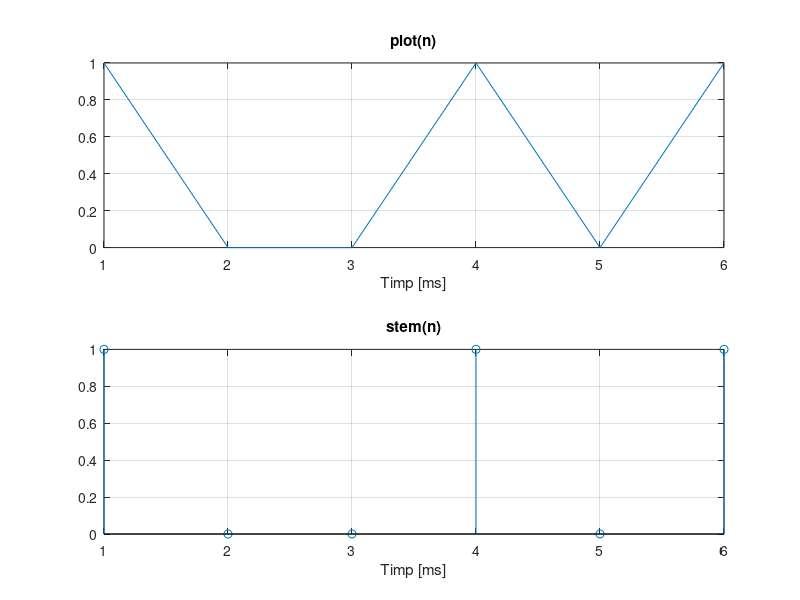

Source code (MATLAB):
%  N e definit ca numarul de esantioane dat de perioada de bit inmultit cu
% frecventa de esantionare; N = 0.5 ms * 12 kHz
N = 0.5 * 12;

% creez un vector de size(n) cu valori random binare
n = randi([0 1],1,N);

% a.semnalul continuu in timp absolut
subplot(2,1,1),plot(n),title('plot(n)'),xlabel('Timp [ms]'),grid

% b.semnalul discret in functie de n
subplot(2,1,2),stem(n),title('stem(n)'),xlabel('Timp [ms]'),grid